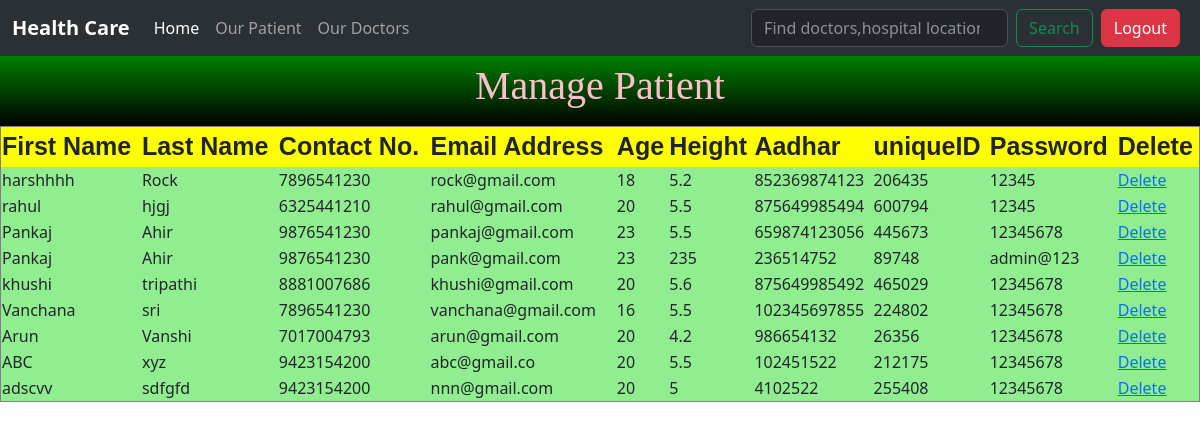
Page /adminzone/patient/ (signed in) on the committed database.
### genzone/models.py (models this page shows)
class Register(models.Model):
    fname=models.CharField(max_length=20)
    lname=models.CharField(max_length=20)
    gender=models.CharField(max_length=6)
    contact=models.CharField(max_length=15)
    email=models.EmailField(max_length=50,primary_key=True)
    age=models.IntegerField()
    height=models.CharField(max_length=5)
    aadhar=models.CharField(max_length=30)
    weight=models.CharField(max_length=5)
    password=models.CharField(max_length=15)
    address=models.CharField(max_length=500)
    uniqueID=models.CharField(max_length=6)

### adminzone/views.py (the view)
def patient(request):
    try:
        if request.session['adminid']:
            user = Register.objects.all()
            return render(request,'patient.html',{'user':user})
    except KeyError:
        return render(request,'adminlogin.html')

### adminzone/templates/patient.html
{% extends 'adminparent.html' %}
{% block body %}
<div style="height:70px; width:100%;text-align:center;color:pink;font-size:40px;font-family:Copperplate Gothic Light;background-image:linear-gradient(green,black);">
    Manage Patient
</div>
<table style="width:100%;margin:0 auto;" border="1">
    <tr style="background-color:yellow;font-family:sans-serif;font-size:25px;">
        <th>First Name</th>
        <th>Last Name</th>
        <th>Contact No.</th>
        <th>Email Address</th>
        <th>Age</th>
        <th>Height</th>
        <th>Aadhar</th>
        <th>uniqueID</th>
        <th>Password</th>
        <th>Delete</th>
    </tr>
    {% for e in user %}
    <tr style="background-color:lightgreen;">
        <td>{{e.fname}}</td>
        <td>{{e.lname}}</td>
        <td>{{e.contact}}</td>
        <td>{{e.email}}</td>
        <td>{{e.age}}</td>
        <td>{{e.height}}</td>
        <td>{{e.aadhar}}</td>
        <td>{{e.uniqueID}}</td>
        <td>{{e.password}}</td>
        <td><a href="{% url 'adminzone:deletePat' eid=e.email %}">Delete</a></td>
    </tr>
    {% endfor %}
</table>
{% endblock body %}

### rows in the picture
Register: fname "harshhhh", lname "Rock", contact "7896541230", email "rock@gmail.com", age "18", height "5.2", aadhar "852369874123", uniqueID "206435", password "12345"
Register: fname "rahul", lname "hjgj", contact "6325441210", email "rahul@gmail.com", age "20", height "5.5", aadhar "875649985494", uniqueID "600794", password "12345"
Register: fname "Pankaj", lname "Ahir", contact "9876541230", email "pankaj@gmail.com", age "23", height "5.5", aadhar "659874123056", uniqueID "445673", password "12345678"
Register: fname "Pankaj", lname "Ahir", contact "9876541230", email "pank@gmail.com", age "23", height "235", aadhar "236514752", uniqueID "89748", password "admin@123"
Register: fname "khushi", lname "tripathi", contact "8881007686", email "khushi@gmail.com", age "20", height "5.6", aadhar "875649985492", uniqueID "465029", password "12345678"
Register: fname "Vanchana", lname "sri", contact "7896541230", email "vanchana@gmail.com", age "16", height "5.5", aadhar "102345697855", uniqueID "224802", password "12345678"
Register: fname "Arun", lname "Vanshi", contact "7017004793", email "arun@gmail.com", age "20", height "4.2", aadhar "986654132", uniqueID "26356", password "12345678"
Register: fname "ABC", lname "xyz", contact "9423154200", email "abc@gmail.co", age "20", height "5.5", aadhar "102451522", uniqueID "212175", password "12345678"
Register: fname "adscvv", lname "sdfgfd", contact "9423154200", email "nnn@gmail.com", age "20", height "5", aadhar "4102522", uniqueID "255408", password "12345678"
